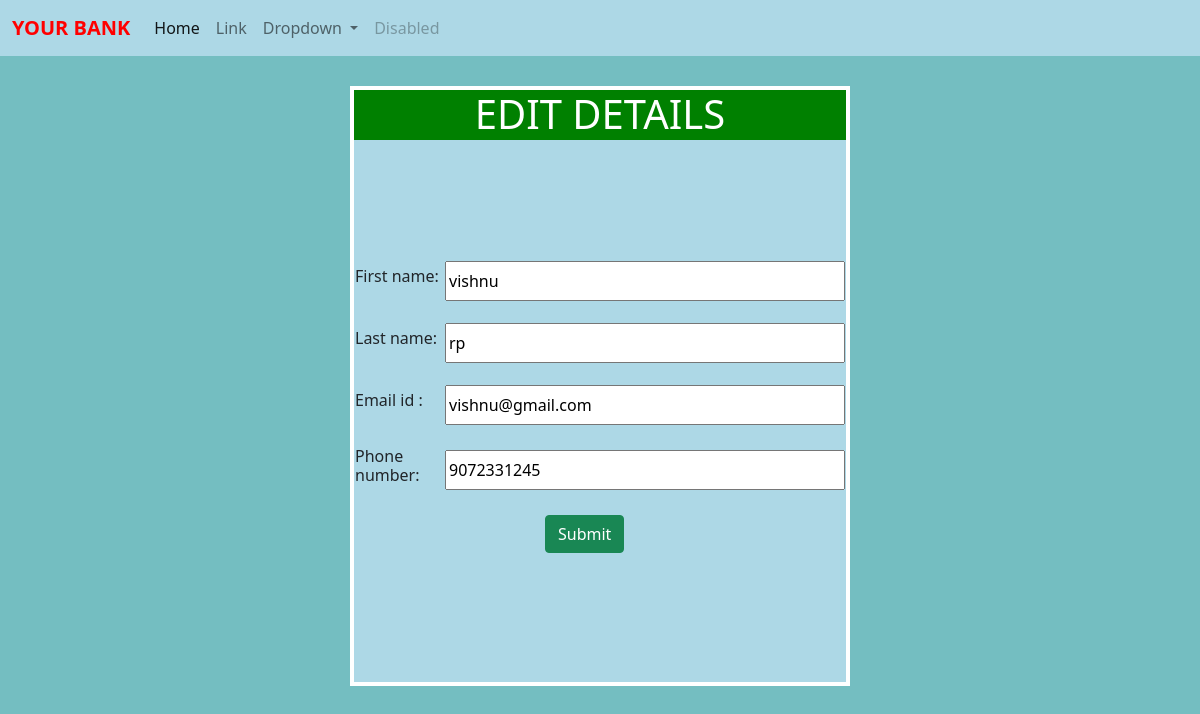
Screenshot of /bank_app/editdet/1 with the database file from the repository.
### bank_app/models.py (models this page shows)
class regmodel(models.Model):
    fname=models.CharField(max_length=50)
    lname=models.CharField(max_length=50)
    uname=models.CharField(max_length=30)
    email=models.EmailField()
    phone=models.IntegerField()
    image=models.FileField(upload_to='bank_app/static')
    pin=models.IntegerField()
    balance=models.IntegerField()
    ac_num=models.IntegerField()

### bank_app/views.py (the view, shortened to what this page needs)
# urls.py: path('editdet/<int:id>',editdet),
def editdet(request,id):
    a=regmodel.objects.get(id=id)
    return render(request,'editdetails.html',{'a':a})

### bank_app/templates/editdetails.html (shortened to what this page needs)
<!DOCTYPE html>
<html lang="en">
<head>
  <link href="https://cdn.jsdelivr.net/npm/bootstrap@5.0.2/dist/css/bootstrap.min.css" rel="stylesheet">
</head>
<body style="background-color:#74bec1;">
<nav class="navbar navbar-expand-lg navbar-light " style="background-color:lightblue;">
  <div class="container-fluid">
    <a class="navbar-brand" href="#" style="color:red"><b>YOUR BANK</b></a>
    <div class="collapse navbar-collapse" id="navbarSupportedContent">
      <ul class="navbar-nav me-auto mb-2 mb-lg-0">
        <li class="nav-item">
          <a class="nav-link active" aria-current="page" href="#">Home</a>
        </li>
        <li class="nav-item">
          <a class="nav-link" href="#">Link</a>
        </li>
        <li class="nav-item dropdown">
          <a class="nav-link dropdown-toggle" href="#" id="navbarDropdown" role="button" data-bs-toggle="dropdown" aria-expanded="false">
            Dropdown
          </a>
        </li>
        <li class="nav-item">
          <a class="nav-link disabled" href="#" tabindex="-1" aria-disabled="true">Disabled</a>
        </li>
      </ul>
    </div>
  </div>
</nav>
<center>
<div id="d1">
<div id="d2">
<center><h1 style=" color:white;">EDIT DETAILS</h1></center>
</div>
<form method="post">{% csrf_token %}
  <table style="margin-left:0px; margin-top:100px;">
    <tr>
      <th><h6 style="">First name:</h6></th>
      <td><input id="in1" type="text" name="fname" value="{{a.fname}}"></td>
    </tr>
     <tr>
      <th><h6>Last name:</h6></th>
      <td><input id="in2" type="text" name="lname" value="{{a.lname}}"></td>
    </tr>
     <tr>
      <th><h6>Email id :</h6></th>
      <td><input id="in3" type="email" name="email" value="{{a.email}}"></td>
    </tr>
     <tr>
      <th><h6>Phone number:</h6></th>
      <td><input id="in4" type="number" name="phone" value="{{a.phone}}"></td>
    </tr>
     <tr>
      <th></th>
      <td><input id="in5" type="submit" class="btn btn-success"></td>
    </tr>
  </table>
</form>
</div>
</center>
</body>
</html>

### bank_app/templates/editdetails.html (style rules this page uses)
#d1 { height:600px; width:500px; background-color:lightblue; margin-top:30px; border:4px solid white; }
#d2 { width:492px; height:50px; background-color:green; }
#in1,#in2,#in3,#in4 { width:400px; height:40px; margin-top:20px; }
h6 { margin-top:20px; }
#in5 { margin-top:20px; margin-left:100px; }

### rows the page displays
regmodel: fname "vishnu", lname "rp", email "vishnu@gmail.com", phone "9072331245"
